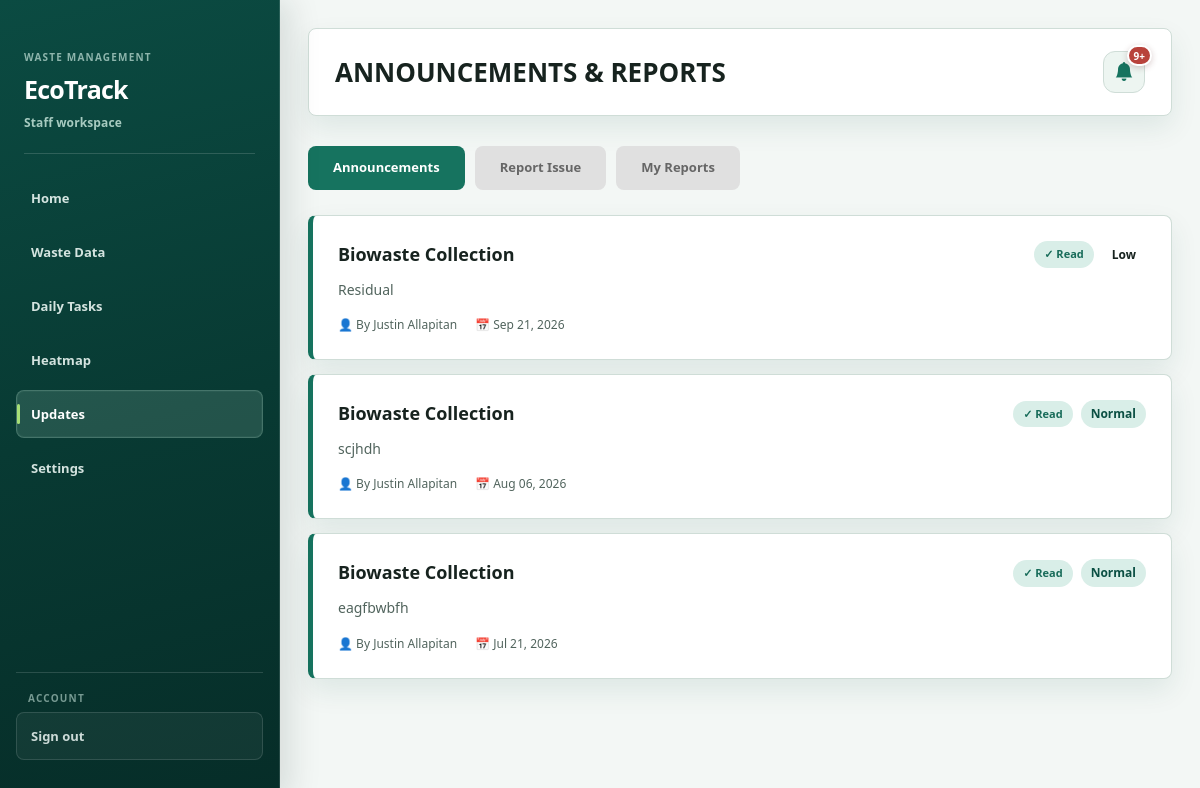
The page /staff_announcements.php (signed in) on the database its author committed.
### tables this page shows
CREATE TABLE `announcement_reads` (
  `id` int(11) NOT NULL AUTO_INCREMENT,
  `announcement_id` int(11) NOT NULL,
  `user_id` int(11) NOT NULL,
  `read_at` timestamp NOT NULL DEFAULT current_timestamp(),
  PRIMARY KEY (`id`),
  UNIQUE KEY `unique_announcement_read` (`announcement_id`,`user_id`),
  KEY `user_id` (`user_id`),
  CONSTRAINT `announcement_reads_ibfk_1` FOREIGN KEY (`announcement_id`) REFERENCES `announcements` (`id`) ON DELETE CASCADE,
  CONSTRAINT `announcement_reads_ibfk_2` FOREIGN KEY (`user_id`) REFERENCES `users` (`id`) ON DELETE CASCADE
);

CREATE TABLE `announcements` (
  `id` int(11) NOT NULL AUTO_INCREMENT,
  `title` varchar(255) NOT NULL,
  `content` text NOT NULL,
  `priority` enum('low','normal','high') DEFAULT 'normal',
  `created_by` int(11) NOT NULL,
  `created_at` timestamp NOT NULL DEFAULT current_timestamp(),
  PRIMARY KEY (`id`),
  KEY `created_by` (`created_by`),
  CONSTRAINT `announcements_ibfk_1` FOREIGN KEY (`created_by`) REFERENCES `users` (`id`) ON DELETE CASCADE
);

CREATE TABLE `users` (
  `id` int(11) NOT NULL AUTO_INCREMENT,
  `username` varchar(50) NOT NULL,
  `email` varchar(100) NOT NULL,
  `password_hash` varchar(255) NOT NULL,
  `user_type` enum('admin','staff') NOT NULL,
  `first_name` varchar(50) NOT NULL,
  `last_name` varchar(50) NOT NULL,
  `is_active` tinyint(1) DEFAULT 1,
  `created_at` timestamp NOT NULL DEFAULT current_timestamp(),
  `last_login` timestamp NULL DEFAULT NULL,
  `photo` varchar(255) DEFAULT NULL,
  `address` text DEFAULT NULL,
  `gender` enum('Male','Female','Other') DEFAULT NULL,
  PRIMARY KEY (`id`),
  UNIQUE KEY `username` (`username`),
  UNIQUE KEY `email` (`email`),
  KEY `idx_users_username` (`username`),
  KEY `idx_users_email` (`email`)
);

### staff_announcements.php (the view, shortened to what this page needs)
<?php
$user = getCurrentUser();
$conn = getDBConnection();
$activeTab = $_GET['tab'] ?? 'announcements';
$announcements = [];
try {
    $table_check = $conn->query("SHOW TABLES LIKE 'announcements'");
    if ($table_check->rowCount() > 0) {
        $stmt = $conn->prepare("SELECT a.*, u.first_name, u.last_name, ar.read_at FROM announcements a LEFT JOIN users u ON a.created_by = u.id LEFT JOIN announcement_reads ar ON ar.announcement_id = a.id AND ar.user_id = ? ORDER BY a.created_at DESC");
        $stmt->execute([$user['id']]);
        $announcements = $stmt->fetchAll();
    }
} catch (PDOException $e) {
}
?>
<!DOCTYPE html>
<html lang="en">
<head>
    <?php include 'includes/theme_head.php'; ?>
    <link rel="stylesheet" href="assets/css/ecotrack-theme.css?v=<?php echo filemtime(__DIR__ . '/assets/css/ecotrack-theme.css'); ?>">
</head>
<body>
    <?php $active_page = 'staff_announcements.php';
include 'includes/sidebar.php'; ?>
    <div class="main-content">
        <div class="header">
            <h1>ANNOUNCEMENTS & REPORTS</h1>
            <div class="header-icons">
                <?php include 'includes/notification_bell.php'; ?>
            </div>
        </div>
        <div class="tabs">
            <button type="button" class="tab-btn <?php echo $activeTab === 'announcements' ? 'active' : ''; ?>" onclick="switchTab('announcements', this)">Announcements</button>
            <button type="button" class="tab-btn <?php echo $activeTab === 'report' ? 'active' : ''; ?>" onclick="switchTab('report', this)">Report Issue</button>
            <button type="button" class="tab-btn <?php echo $activeTab === 'my_reports' ? 'active' : ''; ?>" onclick="switchTab('my_reports', this)">My Reports</button>
        </div>
        <div id="announcements" class="tab-content <?php echo $activeTab === 'announcements' ? 'active' : ''; ?>">
            <div class="announcement-list">
                <?php if (empty($announcements)): ?>
                    <div style="text-align: center; padding: 40px; color: #666;">
                        <p>No announcements yet.</p>
                    </div>
                <?php else: ?>
                    <?php foreach ($announcements as $ann): ?>
                        <div class="announcement-card <?php echo ($ann['priority'] ?? '') == 'high' ? 'high-priority' : ''; ?>">
                            <div class="announcement-header">
                                <div class="announcement-title"><?php echo htmlspecialchars($ann['title'] ?? 'No Title'); ?></div>
                                <div style="display:flex; gap:8px; align-items:center;">
                                    <?php if (!empty($ann['read_at'])): ?><span class="announcement-read">&#10003; Read</span><?php endif; ?>
                                    <span class="announcement-badge <?php echo $ann['priority'] ?? 'normal'; ?>"><?php echo ucfirst($ann['priority'] ?? 'normal'); ?></span>
                                </div>
                            </div>
                            <div class="announcement-content"><?php echo htmlspecialchars($ann['content'] ?? ''); ?></div>
                            <div class="announcement-meta">
                                <span>&#128100; By <?php echo htmlspecialchars(($ann['first_name'] ?? 'Admin') . ' ' . ($ann['last_name'] ?? '')); ?></span>
                                <span>&#128197; <?php echo !empty($ann['created_at']) ? date('M d, Y', strtotime($ann['created_at'])) : 'N/A'; ?></span>
                            </div>
                        </div>
                    <?php endforeach; ?>
                <?php endif; ?>
            </div>
        </div>
    </div>
</body>
</html>

### staff_announcements.php (style rules this page uses)
:root { --bg-primary: #f5f5f5; --bg-secondary: white; --bg-sidebar: linear-gradient(180deg, #8bc34a 0%, #689f38 100%); --text-primary: #333; --text-secondary: #666; --text-muted: #999; --border-color: #ddd; --card-shadow: 0 2px 10px rgba(0, 0, 0, 0.1); }
* { margin: 0; padding: 0; box-sizing: border-box; }
body { font-family: "Segoe UI", Tahoma, Geneva, Verdana, sans-serif; background: var(--bg-primary); color: var(--text-primary); transition: background 0.3s, color 0.3s; display: flex; min-height: 100vh; }
.main-content { flex: 1; margin-left: 280px; padding: 20px; }
.header { display: flex; justify-content: space-between; align-items: center; margin-bottom: 30px; }
.header h1 { color: #4a4a4a; font-size: 24px; font-weight: 600; }
.header-icons { display: flex; gap: 20px; }
.tabs { display: flex; gap: 10px; margin-bottom: 25px; }
.tab-btn { padding: 12px 25px; border: none; border-radius: 25px; cursor: pointer; font-size: 13px; font-weight: 600; background: #e0e0e0; color: #666; transition: all 0.3s; }
.tab-btn.active { background: #8bc34a; color: white; }
.announcement-list { display: flex; flex-direction: column; gap: 15px; }
.announcement-card { background: white; border-radius: 15px; padding: 25px; box-shadow: 0 2px 10px rgba(0, 0, 0, 0.1); border-left: 4px solid #8bc34a; }
.announcement-header { display: flex; justify-content: space-between; align-items: flex-start; margin-bottom: 10px; }
.announcement-title { font-size: 18px; font-weight: 600; color: #333; }
.announcement-badge { padding: 5px 15px; border-radius: 15px; font-size: 11px; font-weight: 600; text-transform: uppercase; }
.announcement-badge.normal { background: #e8f5e9; color: #2e7d32; }
.announcement-read { color: #176b59; background: #d9eee8; padding: 5px 10px; border-radius: 15px; font-size: 11px; font-weight: 700; }
.announcement-content { color: #666; font-size: 14px; margin-bottom: 15px; line-height: 1.6; }
.announcement-meta { display: flex; gap: 20px; font-size: 12px; color: #999; }
.tab-content { display: none; }
.tab-content.active { display: block; }

### rows shown on the page
announcement_reads: announcement.title "Biowaste Collection", shows "✓ Read", announcement.priority "Low", announcement.content "Residual", users.first_name+last_name "Justin Allapitan", announcement.created_at "Sep 21, 2026"
announcement_reads: announcement.title "Biowaste Collection", shows "✓ Read", announcement.priority "Normal", announcement.content "scjhdh", users.first_name+last_name "Justin Allapitan", announcement.created_at "Aug 06, 2026"
announcement_reads: announcement.title "Biowaste Collection", shows "✓ Read", announcement.priority "Normal", announcement.content "eagfbwbfh", users.first_name+last_name "Justin Allapitan", announcement.created_at "Jul 21, 2026"

### other values the page prints
$sidebarWorkspaceLabel "Staff workspace"
$item['text'] "Home"
$item['text'] "Waste Data"
$item['text'] "Daily Tasks"
$item['text'] "Heatmap"
$item['text'] "Updates"
$item['text'] "Settings"
